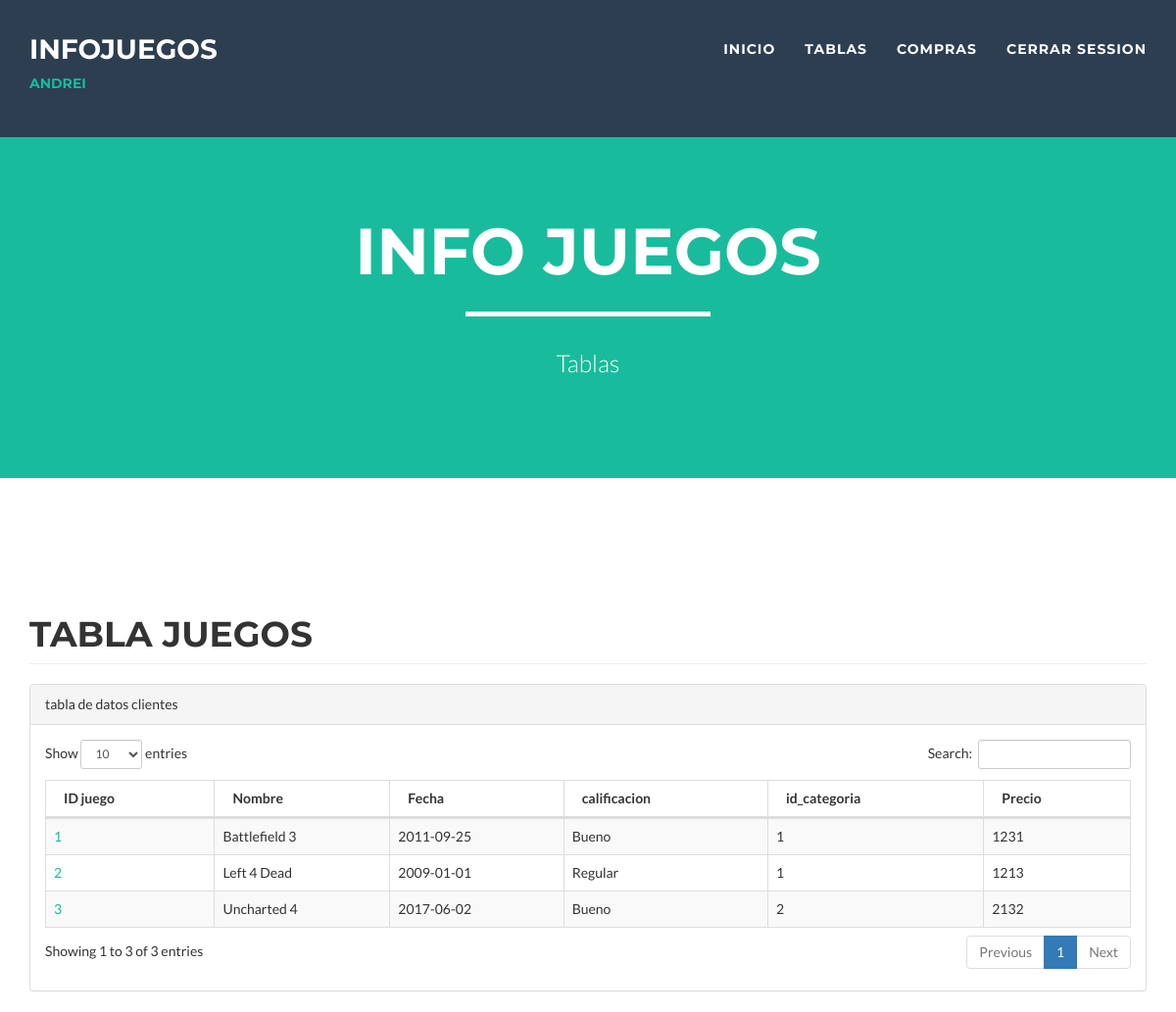
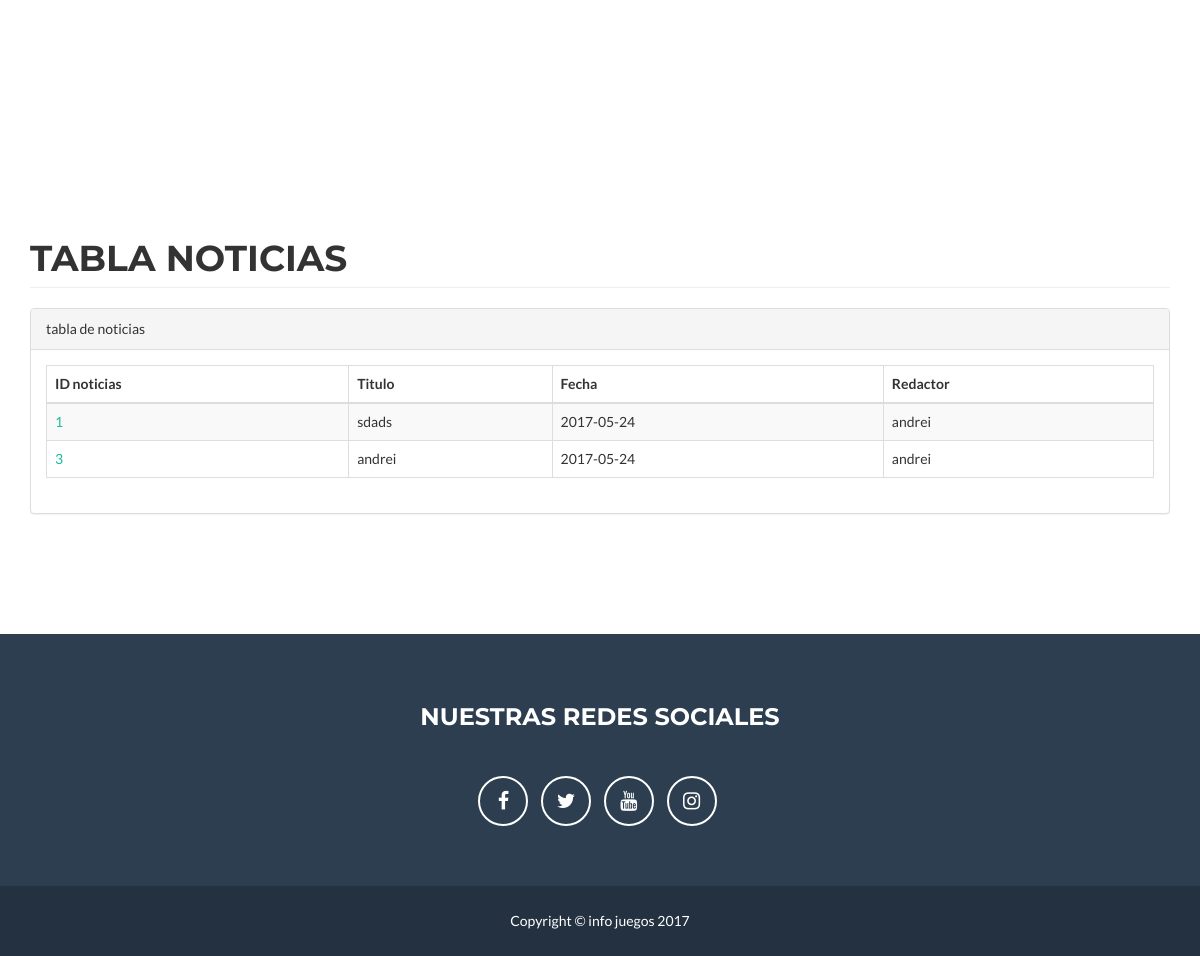
The page /Tablas.php (signed in) on the database its author committed (2 pictures, top to bottom).
### tables this page shows
CREATE TABLE `juegos` (
  `id_juego` int(11) NOT NULL,
  `nombre` varchar(40) NOT NULL,
  `portada` varchar(200) NOT NULL,
  `contenido` varchar(1500) NOT NULL,
  `fecha` date NOT NULL,
  `imagen` varchar(200) NOT NULL,
  `video` varchar(200) NOT NULL,
  `calificacion` varchar(40) NOT NULL,
  `id_categoria` int(11) NOT NULL,
  `precio` int(11) NOT NULL
);

CREATE TABLE `noticias` (
  `id_noticia` int(11) NOT NULL,
  `titulo` varchar(40) NOT NULL,
  `imagen` varchar(200) NOT NULL,
  `informacion` varchar(1500) NOT NULL,
  `fecha` date NOT NULL,
  `redactor` varchar(40) NOT NULL,
  `video` varchar(200) NOT NULL
);

### model/conexion.php (called while the page is built, shortened)
<?php
class Conexion {
    private $mysqli = '';
    private $usuario = 'root';
    private $clave = '';
    private $server = 'localhost';
    private $db = 'infojuegos';
    public function conectar() {
        $this->mysqli = new mysqli($this->server, $this->usuario, $this->clave, $this->db);
    }
    function consultar($tabla = "", $campo = "", $dato = "") {
        if ($campo == "") {
            $query = "select * from " . $tabla;
        } else if ($dato == "") {
            $query = "select " . $campo . " from " . $tabla;
        } else {
            $query = "select * from " . $tabla . " where " . $campo . " = " . $dato;
        }
        $res = mysqli_query($this->mysqli, $query);
        return $res;
    }
}
?>

### Tablas.php (the view, shortened to what this page needs)
<!DOCTYPE html>
<html lang="en">
    <head>
        <link href="vendor/bootstrap/css/bootstrap.min.css" rel="stylesheet">
        <link href="css/freelancer.min.css" rel="stylesheet">
        <link href="css/dataTables.bootstrap.css" rel="stylesheet">
        <link href="css/dataTables.responsive.css" rel="stylesheet">
        <link href="vendor/font-awesome/css/font-awesome.min.css" rel="stylesheet" type="text/css">
    </head>
    <body id="page-top" class="index">
        <nav id="mainNav" class="navbar navbar-default navbar-fixed-top navbar-custom">
            <div class="container">
                <div class="navbar-header page-scroll">
                    <a class="navbar-brand" href="#maincontent">Infojuegos</a>
                    <a class="navbar"> <?php echo ucfirst($_SESSION['nombre']); ?></a>
                </div>
                <div class="collapse navbar-collapse" id="bs-example-navbar-collapse-1">
                    <ul class="nav navbar-nav navbar-right">
                        <li class="page-scroll">
                            <a href="registrarDatos.php">Inicio</a>
                        </li>
                        <li class="page-scroll">
                            <a href="Tablas.php">Tablas</a>
                        </li>
                        <li class="page-scroll">
                            <a href="TablaCompras.php">Compras</a>
                        </li>
                        <li class="page-scroll">
                            <a href="controller/cerrarSesion.php">cerrar session</a>
                        </li>
                    </ul>
                </div>
            </div>
        </nav>
        <header>
            <div class="container" id="maincontent" tabindex="-1">
                <div class="row">
                    <div class="col-lg-12">
                        <div class="intro-text">
                            <h1 class="name">Info juegos</h1>
                            <hr class="star-light">
                            <span class="skills">Tablas</span>
                        </div>
                    </div>
                </div>
            </div>
        </header>
        <section id="preguntas">
            <div class="container">
                <div id="page-wrapper">
                    <div class="row">
                        <div class="col-lg-12">
                            <h1 class="page-header">Tabla Juegos</h1>
                        </div>
                    </div>
                    <div class="row">
                        <div class="col-lg-12">
                            <div class="panel panel-default">
                                <div class="panel-heading">
                                    tabla de datos clientes
                                </div>
                                <div class="panel-body">
                                    <table width="100%" class="table table-striped table-bordered table-hover" id="dataTables-example">
                                        <thead>
                                            <tr>
                                                <th>ID juego</th>
                                                <th>Nombre</th>
                                                <th>Fecha</th>
                                                <th>calificacion</th>
                                                <th>id_categoria</th>
                                                <th>Precio</th>
                                            </tr>
                                        </thead>
                                        <tbody>
                                            <?php
                                            require_once './model/conexion.php';
                                            $db = new Conexion();
                                            $db->conectar();
                                            $rec = $db->consultar("juegos");
                                            while ($row = mysqli_fetch_array($rec)) {
                                                echo "<tr>";
                                                echo "<td><a href='editJuegos.php?id_juego=$row[0]'>$row[0]</a></td>";
                                                echo "<td>$row[1]</td>";
                                                echo "<td>$row[4]</td>";
                                                echo "<td>$row[7]</td>";
                                                echo "<td>$row[8]</td>";
                                                echo "<td>$row[9]</td>";
                                                echo "</tr>";
                                            }
                                            ?>
                                        </tbody>
                                    </table>
                                </div>
                            </div>
                        </div>
                    </div>
                </div>
            </div>
        </section>
        <section id="preguntas">
            <div class="container">
                <div id="page-wrapper">
                    <div class="row">
                        <div class="col-lg-12">
                            <h1 class="page-header">Tabla Noticias</h1>
                        </div>
                    </div>
                    <div class="row">
                        <div class="col-lg-12">
                            <div class="panel panel-default">
                                <div class="panel-heading">
                                    tabla de noticias
                                </div>
                                <div class="panel-body">
                                    <table width="100%" class="table table-striped table-bordered table-hover" id="dataTables-example">
                                        <thead>
                                            <tr>
                                                <th>ID noticias</th>
                                                <th>Titulo</th>
                                                <th>Fecha </th>
                                                <th>Redactor</th>
                                            </tr>
                                        </thead>
                                        <tbody>
                                            <?php
                                            require_once './model/conexion.php';
                                            $db = new Conexion();
                                            $db->conectar();
                                            $rec = $db->consultar("noticias");
                                            while ($row = mysqli_fetch_array($rec)) {
                                                echo "<tr>";
                                                echo "<td><a href='editNoticias.php?id_noticia=$row[0]'>$row[0]</a></td>";
                                                echo "<td>$row[1]</td>";
                                                echo "<td>$row[4]</td>";
                                                echo "<td>$row[5]</td>";
                                                echo "</tr>";
                                            }
                                            ?>
                                        </tbody>
                                    </table>
                                </div>
                            </div>
                        </div>
                    </div>
                </div>
            </div>
        </section>
        <footer class="text-center">
            <div class="footer-above">
                <div class="container">
                    <div class="row">
                        <div class="footer-col col-md-6 col-md-offset-3">
                            <h3>Nuestras redes sociales</h3>
                            <ul class="list-inline">
                                <li>
                                    <a href="#" class="btn-social btn-outline"><span class="sr-only">Facebook</span><i class="fa fa-fw fa-facebook"></i></a>
                                </li>
                                <li>
                                    <a href="#" class="btn-social btn-outline"><span class="sr-only">Twitter</span><i class="fa fa-fw fa-twitter"></i></a>
                                </li>
                                <li>
                                    <a href="#" class="btn-social btn-outline"><span class="sr-only">Youtube</span><i class="fa fa-fw fa-youtube"></i></a>
                                </li>
                                <li>
                                    <a href="#" class="btn-social btn-outline"><span class="sr-only">Instagram</span><i class="fa fa-fw fa-instagram"></i></a>
                                </li>
                            </ul>
                        </div>
                    </div>
                </div>
            </div>
            <div class="footer-below">
                <div class="container">
                    <div class="row">
                        <div class="col-lg-12">
                            Copyright &copy; info juegos 2017
                        </div>
                    </div>
                </div>
            </div>
        </footer>
    </body>
</html>

### rows shown on the page
juegos: id_juego "1", nombre "Battlefield 3", fecha "2011-09-25", calificacion "Bueno", id_categoria "1", precio "1231"
juegos: id_juego "2", nombre "Left 4 Dead", fecha "2009-01-01", calificacion "Regular", id_categoria "1", precio "1213"
juegos: id_juego "3", nombre "Uncharted 4", fecha "2017-06-02", calificacion "Bueno", id_categoria "2", precio "2132"
noticias: id_noticia "1", titulo "sdads", fecha "2017-05-24", redactor "andrei"
noticias: id_noticia "3", titulo "andrei", fecha "2017-05-24", redactor "andrei"

### other values the page prints
$_SESSION['nombre'] "ANDREI"
